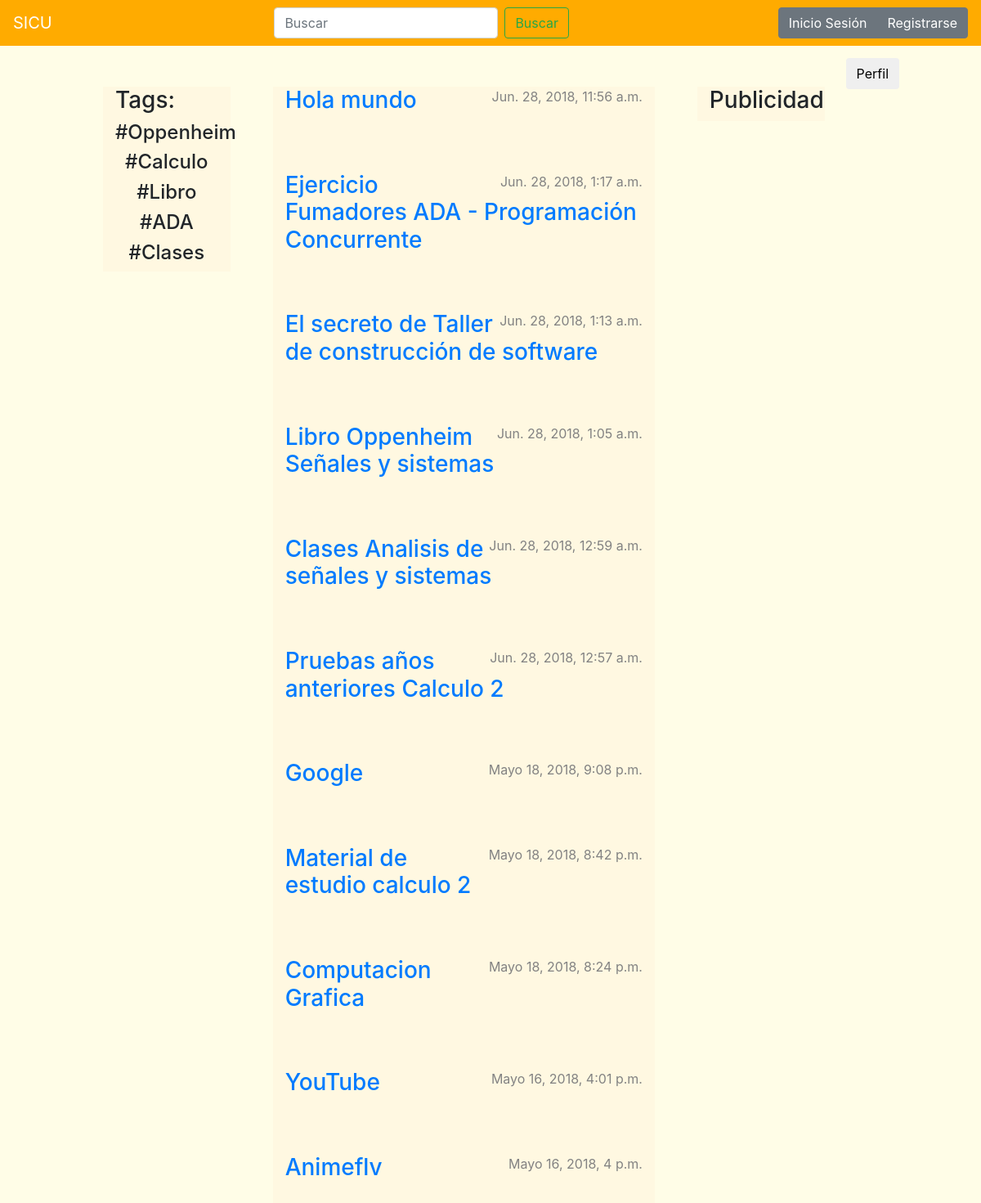
Before: / with the older database file.
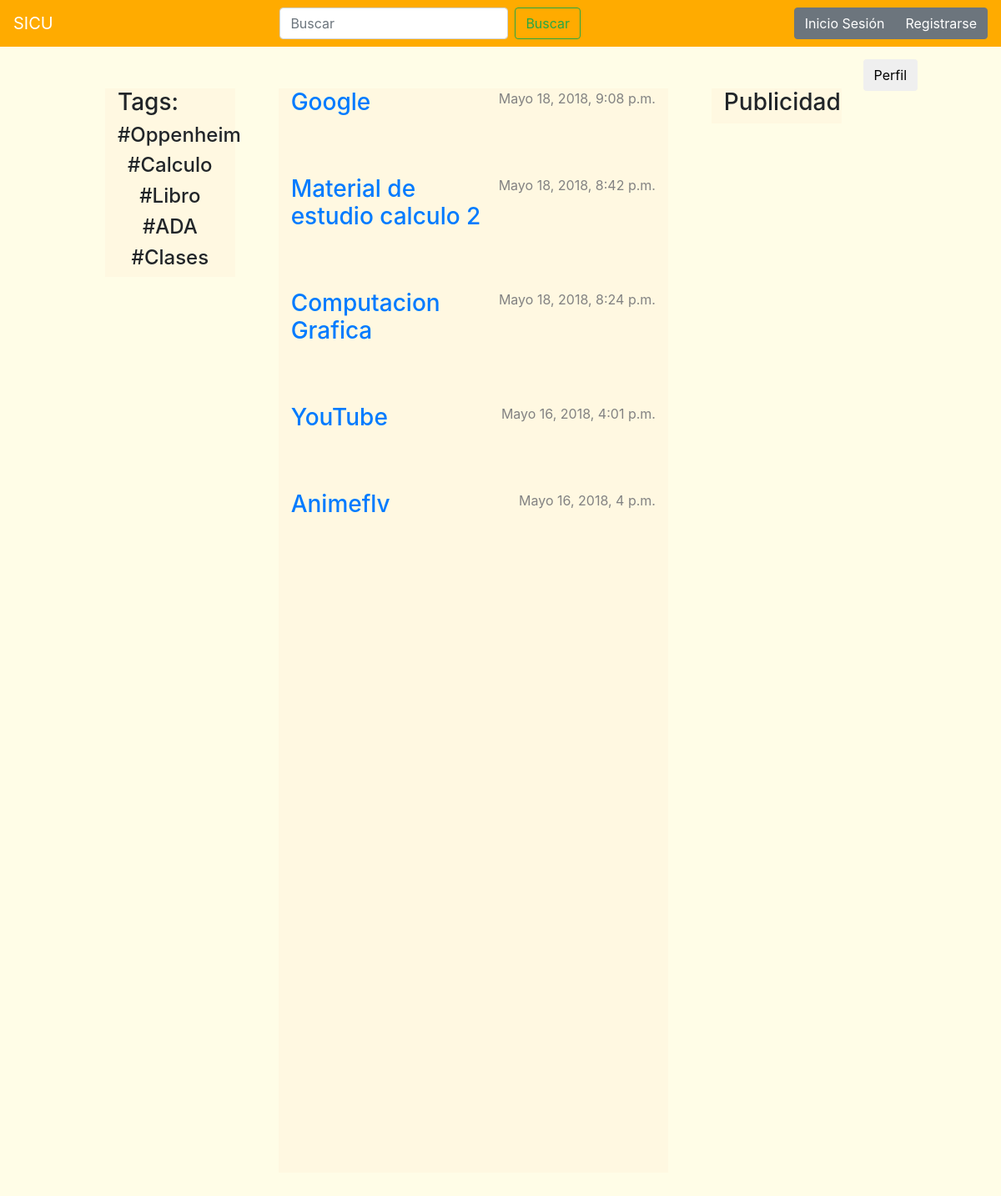
After: the same page with the newer database file.
### blog/models.py (models this page shows, shortened)
@python_2_unicode_compatible
class Post(models.Model):
    autor = models.ForeignKey('auth.User', on_delete=models.CASCADE)
    titulo = models.CharField(max_length=100)
    descripcion = models.TextField()
    link = models.TextField()
    fecha_creacion = models.DateTimeField(default = timezone.now)

### blog/views.py (the view)
def post_list(request):
    if request.method == 'POST':
    	posts = reversed(Post.objects.filter(titulo__contains=request.POST.get('entrada')))
    else:
    	posts = reversed(Post.objects.filter(fecha_creacion__lte=timezone.now()).order_by('fecha_creacion'))
    return render(request, 'blog/post_list.html', {'posts': posts})

### blog/templates/blog/post_list.html
{% extends 'blog/base.html' %}
 {% block content %}
  {% for post in posts %}
      <div class="post">
          <div class="date">
              {{ post.fecha_creacion }}
          </div>
          <h3><a href="{% url 'post_detail' pk=post.pk %}">{{ post.titulo }}</a></h3>
      </div>
  {% endfor %}
{% endblock %}

### blog/templates/blog/base.html (shortened to what this page needs)
<!doctype html>
<html>
    <head>
        <link rel="stylesheet" href="../../static/css/Estilo_inicio.css">
        <link rel="stylesheet" href="../../static/css/bootstrap.min.css">
    </head>
    <body style="background-color:#fffde7;">
      <div class="page-header">
        <nav class="navbar navbar-lg navbar-dark" style="background-color: #ffab00;">
            <a class="navbar-brand" onclick="goBack()" href="#">SICU</a>
            <form class="form-inline" method="POST" action="#"> {% csrf_token %}
                <input class="form-control mr-sm-2" name="entrada" type="search" placeholder="Buscar" aria-label="Buscar">
                <button class="btn btn-dark btn-outline-success my-2 my-sm-0" type="submit">Buscar</button>
            </form>
            <div class="btn-group" role="group">
                <button type="button" class="btn btn-secondary">Inicio Sesión</button>
                <button type="button" class="btn btn-secondary">Registrarse</button>
            </div>
        </nav>
        <div class="container-perfil">
            <div class="boton-perfil">
                <button type="button" class="btn btn-secundary">Perfil</button>
            </div>
        </div>
        <div class="parent-container my-container" style="background-color: #fffde7">
            <div class="row my-row justify-content-around">
                <div class="col-2 my-col align-self-start" style="background-color: #fff8e1">
                    <h3>Tags:</h3>
                    <h4>#Oppenheim</h4>
                    <h4>#Calculo</h4>
                    <h4>#Libro</h4>
                    <h4>#ADA</h4>
                    <h4>#Clases</h4>
                </div>
                <div class="col-6 my-col" style="background-color: #fff8e1">
                  {% block content %}
                  {% endblock %}
                </div>
                <div class="col-2 my-col align-self-start" style="background-color: #fff8e1">
                    <h3>Publicidad</h3>
                </div>
            </div>
        </div>
    </body>
</html>

### blog/static/css/Estilo_Inicio.css (style rules this page uses)
* { margin: 0px; padding: 0px; }
.boton-perfil { float: right; padding-top: 15px; padding-right: 100px; }
.my-container { padding-top: 50px; padding-left: 100px; padding-right: 100px; padding-bottom: 50px; height: 100%; background-color: #d7f1ff; }
.my-row { border: 3px solid none; height: 1300px; }
h3 { text-align:left; }
h4 { text-align: center }
.date { float: right; color: #828282; }
.post { margin-bottom: 70px; }

Changed rows visible on the page:
removed Post: fecha_creacion "Jun. 28, 2018, 11:56 a.m.", titulo "Hola mundo"
removed Post: fecha_creacion "Jun. 28, 2018, 1:17 a.m.", titulo "Ejercicio Fumadores ADA - Programación Concurrente"
removed Post: fecha_creacion "Jun. 28, 2018, 1:13 a.m.", titulo "El secreto de Taller de construcción de software"
removed Post: fecha_creacion "Jun. 28, 2018, 1:05 a.m.", titulo "Libro Oppenheim Señales y sistemas"
removed Post: fecha_creacion "Jun. 28, 2018, 12:59 a.m.", titulo "Clases Analisis de señales y sistemas"
removed Post: fecha_creacion "Jun. 28, 2018, 12:57 a.m.", titulo "Pruebas años anteriores Calculo 2"
